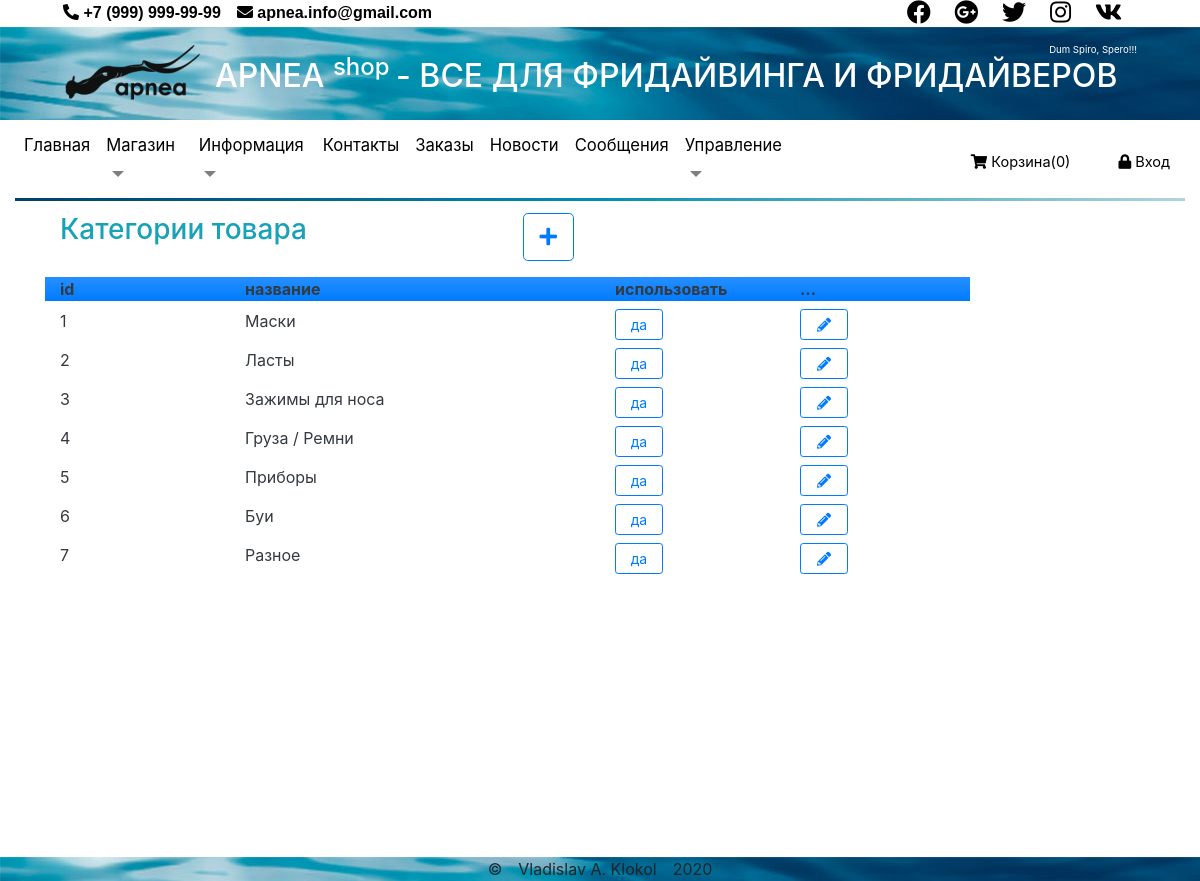
/views/admin/productsCategory.php, run on the app's committed database.
### tables this page shows
CREATE TABLE `category` (
  `id` int(11) NOT NULL,
  `name` varchar(255) NOT NULL,
  `status` int(11) NOT NULL DEFAULT '1'
);

### views/admin/productsCategory.php (called while the page is built)
<?php
$table='category';
$title='Категории товара';
require $_SERVER['DOCUMENT_ROOT'] . '/views/admin/productsInfo.php';

### module/pdo_query.php (called while the page is built, shortened)
<?php
function getTable(object $pdo, string $table, string $where = "1", $sort = "", $limit = ""): array
{
    $sql = "SELECT * FROM `$table`
    WHERE " . ($where == "" ? 1 : "$where")
        . ($sort == "" ? "" : " ORDER BY $sort")
        . ($limit == "" ? "" : " LIMIT $limit");
    $stmt = $pdo->prepare($sql);
    $stmt->execute();
    return $stmt->fetchAll();
}

### views/admin/productsInfo.php (the view, shortened to what this page needs)
<?php
require $_SERVER['DOCUMENT_ROOT'] . '/views/layouts/index.php';
$viewEl = false;
$id = '';
$name = '';
$status = 0;
$error='';
$arrElements = getTable($pdo, $table);
require  $_SERVER['DOCUMENT_ROOT'] . '/views/layouts/header.php';
?>
<div class="row mb-3">
    <div class="col-5">
        <h3 class="text-info"><?= $title ?></h3>
    </div>
    <div class="col-2">
        <form method="POST">
            <button type="submit" name="btnEdit" value="-1" class=" btn btn-outline-primary btn-lg">
                <i class="fas fa-plus"></i>
            </button>
        </form>
    </div>
</div>
<?php if ($viewEl) { ?>
    <h3 class="text-danger"><?= $error ?></h3>
    <form method="POST" class="row m-4 text-center">
        <div class="col-1 h4  ">
            <strong class="d-block mb-2">id:</strong>
            <hr>
            <input type="text" name="id" value="<?= $id ?>"  class="border-0 bg-white" />
        </div>
        <div class="col-4 h4">
            <strong class="d-block mb-2"> название: </strong>
            <hr>
            <input type="text" name="name" value="<?= $name ?>" />
        </div>
        <div class="col-4 h4">
            <strong class=" d-block mb-2">использование:</strong>
            <hr>
            <input type="radio" name="status" value="0" <?= $status == 0 ? 'checked' : '' ?> /> <strong>нет</strong>
            <input type="radio" name="status" value="1" <?= $status == 1 ? 'checked' : '' ?> /> <strong>да</strong>
        </div>
        <div class="col-3">
           <button type="submit" name="btnSave" value="-1" class=" btn btn-outline-primary btn-lg px-3">
                <i class="fas fa-download"></i>
            </button>
            <button type="submit" name="btnReturn" value="-1" class=" btn btn-outline-primary btn-lg px-3">
                <i class="fas fa-reply"></i>
            </button>
        </div>
    </form>
<?php } else { ?>
    <div class="row text-dark ">
        <div class="col-2 bg-gradient-primary">
            <strong>id</strong>
        </div>
        <div class="col-4 bg-gradient-primary">
            <strong>название</strong>
        </div>
        <div class="col-2 bg-gradient-primary">
            <strong>использовать</strong>
        </div>
        <div class="col-2 bg-gradient-primary">
            <strong>...</strong>
        </div>
    </div>
    <?php
    foreach ($arrElements as $el) { ?>
        <div class="row text-dark my-2 ">
            <div class="col-2">
                <?= $el['id'] ?>
            </div>
            <div class="col-4">
                <?= $el['name'] ?>
            </div>
            <div class="col-2">
                <form method="POST">
                    <button type="submit" name="btnStatus" value="<?= $el['id'] ?>" class="btn btn-outline-primary btn-sm"> <?= ($el['status'] ? 'да' : 'нет') ?></button>
                </form>
            </div>
            <div class="col-2">
                <form method="POST">
                    <button type="submit" name="btnEdit" value="<?= $el['id'] ?>" class=" btn btn-outline-primary btn-sm">
                        <i class="fas fa-pencil-alt"></i>
                    </button>
                </form>
            </div>
        </div>
<?php }
} ?>
<?php require $_SERVER['DOCUMENT_ROOT'] . '/views/layouts/footer.php';

### css/style.css (style rules this page uses)
.btn-sm { width: 3rem; }

### data on the page
category: id "1", name "Маски", status "да"
category: id "2", name "Ласты", status "да"
category: id "3", name "Зажимы для носа", status "да"
category: id "4", name "Груза / Ремни", status "да"
category: id "5", name "Приборы", status "да"
category: id "6", name "Буи", status "да"
category: id "7", name "Разное", status "да"

### other printed values
$inBasket "0"
$title "Категории товара"
